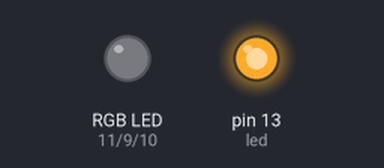
Simulated run of this sketch. Board: Arduino Uno, built with avr-gcc and run on an emulated ATmega328P. Parts: an RGB LED mixed from three pins (HIGH = lit), output pins drawn as LEDs (lit = HIGH).

Above: at 0.5 s.
At 11.8 s:
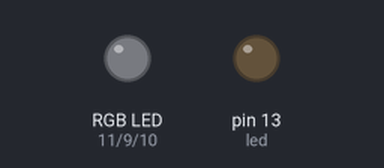
Timing chart, 0 to 17.0 s (numbered marks = the images above):
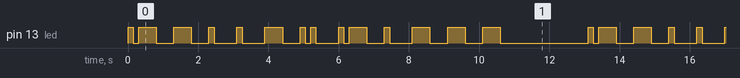

Measured:
- by itself, pin 13 (led): moves between LOW and HIGH, repeating every 13.1 s
- by itself, everything shown: repeats every 13.1 s, in 28 steps

The sketch:

morse_name_pedro.ino
```cpp
int rgb_red = 11;
int rgb_blue = 10;
int rgb_green = 9;
int led = 13;
void setup() {

  pinMode(rgb_red, OUTPUT);
  pinMode(rgb_blue, OUTPUT);
  pinMode(rgb_green, OUTPUT);
  pinMode(led, OUTPUT);
}

 void loop()
 {
   // Letra P
   digitalWrite(led, HIGH);
   delay(150);
   digitalWrite(led, LOW);
   delay(150);
   for (int i = 0; i < 2; i++) {
     digitalWrite(led, HIGH);
     delay(500);
     digitalWrite(led, LOW);
     delay(500);
   }
   digitalWrite(led, HIGH);
   delay(150);
   digitalWrite(led, LOW);
   delay(150);

   delay(500);

   // Letra E
   digitalWrite(led, HIGH);
   delay(150);
   digitalWrite(led, LOW);
   delay(150);

   delay(500);

   // Letra D
   digitalWrite(led, HIGH);
   delay(500);
   digitalWrite(led, LOW);
   delay(500);
   for (int i = 0; i < 2; i++) {
     digitalWrite(led, HIGH);
     delay(150);
     digitalWrite(led, LOW);
     delay(150);
   }
   delay(500);

   // Letra R
   digitalWrite(led, HIGH);
   delay(150);
   digitalWrite(led, LOW);
   delay(150);
   digitalWrite(led, HIGH);
   delay(500);
   digitalWrite(led, LOW);
   delay(500);
   digitalWrite(led, HIGH);
   delay(150);
   digitalWrite(led, LOW);
   delay(150);

   delay(500);

  // Letra O
   for (int i = 0; i < 3; i++) {
     digitalWrite(led, HIGH);
     delay(500);
     digitalWrite(led, LOW);
     delay(500);
   }

 delay(2000);
 }
```
